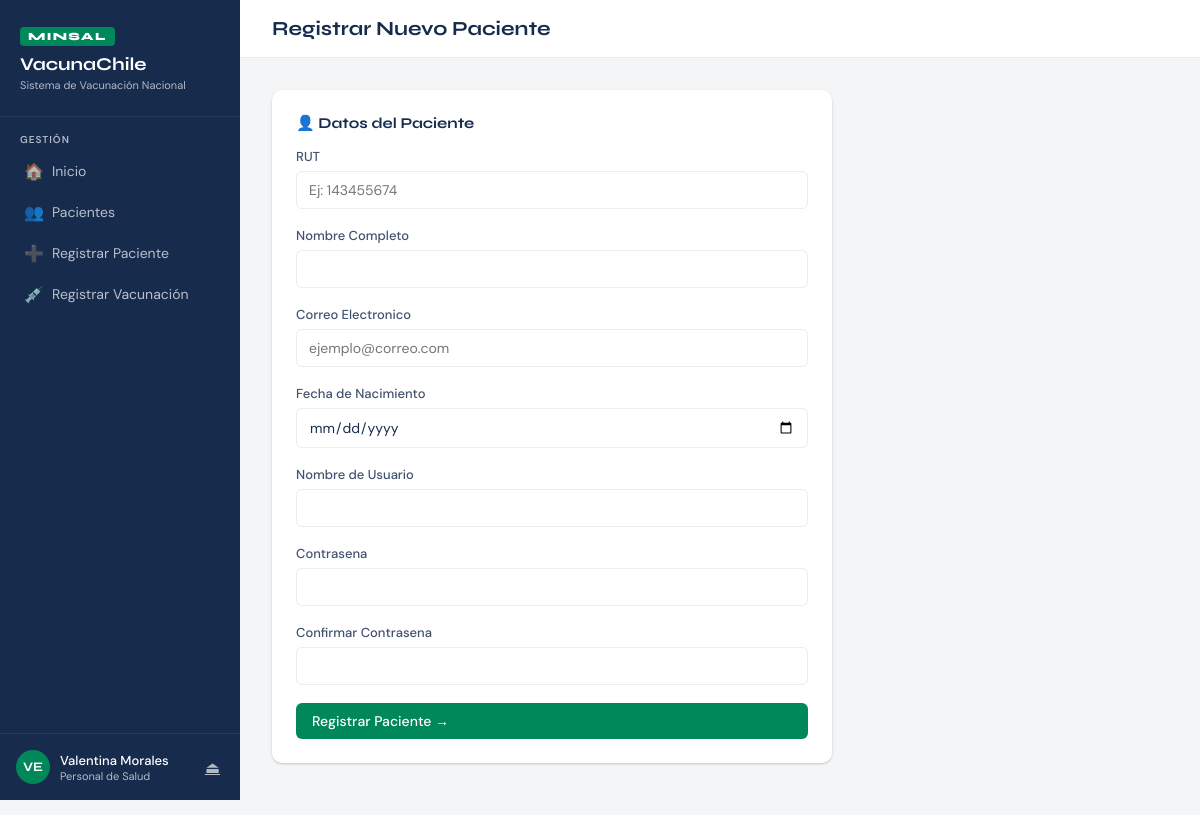
The app's page /pacientes/registrar/ (signed in) with its own data.
### vacunacion/models.py (models this page shows, shortened)
class Usuario(AbstractUser):
    ROLES = [
        ('paciente', 'Paciente'),
        ('personal_salud', 'Personal de Salud'),
        ('personal_minsal', 'Personal MINSAL'),
    ]
    rol = models.CharField(max_length=20, choices=ROLES, default='paciente')
    rut = models.CharField(max_length=12, unique=True, null=True, blank=True)

### vacunacion/views.py (the view, shortened to what this page needs)
# urls.py: path('pacientes/registrar/', views.registrar_paciente, name='registrar_paciente'),
@login_required
@rol_requerido('personal_salud')
@login_required
@rol_requerido('personal_salud')
def registrar_paciente(request):
    form = RegistroPacienteForm(request.POST or None)
    return render(request, 'vacunacion/registrar_paciente.html', {'form': form})

### vacunacion/forms.py (shortened to what this page needs)
class RegistroPacienteForm(forms.Form):
    rut = forms.CharField(
        max_length=12,
        label="RUT",
        help_text="Ingresa solo numeros y digito verificador. Ej: 143455674",
        widget=forms.TextInput(attrs={
            'placeholder': 'Ej: 143455674',
            'maxlength': '10',
        })
    )
    nombre = forms.CharField(max_length=100, label="Nombre Completo")
    correo = forms.EmailField(
        label="Correo Electronico",
        widget=forms.EmailInput(attrs={'placeholder': 'ejemplo@correo.com'})
    )
    fecha_nacimiento = forms.DateField(
        label="Fecha de Nacimiento",
        widget=forms.DateInput(attrs={'type': 'date'})
    )
    username = forms.CharField(max_length=50, label="Nombre de Usuario")
    password = forms.CharField(label="Contrasena", widget=forms.PasswordInput())
    password_confirmar = forms.CharField(label="Confirmar Contrasena", widget=forms.PasswordInput())

### vacunacion/views.py (called while the page is built)
def rol_requerido(*roles):
    def decorator(view_func):
        @wraps(view_func)
        def _wrapped(request, *args, **kwargs):
            if not request.user.is_authenticated:
                return redirect('login')
            if request.user.rol not in roles and not request.user.is_superuser:
                messages.error(request, "No tienes permiso para acceder a esta seccion.")
                return redirect('dashboard')
            return view_func(request, *args, **kwargs)
        return _wrapped
    return decorator

### vacunacion/templates/vacunacion/registrar_paciente.html (shortened to what this page needs)
{% extends 'vacunacion/base.html' %}
{% block page_title %}Registrar Nuevo Paciente{% endblock %}
{% block content %}
<div class="card" style="max-width:560px;">
    <div class="card-title">👤 Datos del Paciente</div>
    <form method="post">
        {% for field in form %}
        <div class="form-group">
            <label>{{ field.label }}</label>
            {{ field }}
        </div>
        {% endfor %}
        <button type="submit" class="btn btn-primary" style="width:100%">Registrar Paciente →</button>
    </form>
</div>
{% endblock %}

### vacunacion/templates/vacunacion/base.html (shortened to what this page needs)
<!DOCTYPE html>
<html lang="es">
<head>
</head>
<body>
{% if user.is_authenticated %}
<aside class="sidebar">
    <div class="sidebar-logo">
        <span class="logo-badge">MINSAL</span>
        <h1>VacunaChile</h1>
        <p>Sistema de Vacunación Nacional</p>
    </div>
    <nav class="sidebar-nav">
        {% if user.rol == 'paciente' %}
        <div class="nav-section">
            <div class="nav-label">Mi Cuenta</div>
            <a href="{% url 'dashboard' %}" class="nav-link">
                <span class="icon">🏠</span> Inicio
            </a>
            <a href="{% url 'mis_citas' %}" class="nav-link">
                <span class="icon">📅</span> Mis Citas
            </a>
            <a href="{% url 'agendar_cita' %}" class="nav-link">
                <span class="icon">➕</span> Agendar Cita
            </a>
            <a href="{% url 'mi_historial' %}" class="nav-link">
                <span class="icon">📋</span> Mi Historial
            </a>
        </div>
        {% elif user.rol == 'personal_salud' %}
        <div class="nav-section">
            <div class="nav-label">Gestión</div>
            <a href="{% url 'dashboard' %}" class="nav-link">
                <span class="icon">🏠</span> Inicio
            </a>
            <a href="{% url 'lista_pacientes' %}" class="nav-link">
                <span class="icon">👥</span> Pacientes
            </a>
            <a href="{% url 'registrar_paciente' %}" class="nav-link">
                <span class="icon">➕</span> Registrar Paciente
            </a>
            <a href="{% url 'registrar_vacunacion' %}" class="nav-link">
                <span class="icon">💉</span> Registrar Vacunación
            </a>
        </div>
        {% endif %}
    </nav>
    <div class="sidebar-footer">
        <div class="user-card">
            <div class="user-avatar">{{ user.get_full_name|first|upper }}{{ user.username|first|upper }}</div>
            <div class="user-info">
                <div class="user-name">{{ user.get_full_name|default:user.username }}</div>
                <div class="user-role">{{ user.get_rol_display }}</div>
            </div>
            <a href="{% url 'logout' %}" class="btn-logout" title="Cerrar sesión">⏏</a>
        </div>
    </div>
</aside>
{% endif %}
<main class="main">
    {% if user.is_authenticated %}
    <div class="topbar">
        <h2 class="page-title">{% block page_title %}Dashboard{% endblock %}</h2>
    </div>
    {% endif %}
    <div class="content">
        {% block content %}{% endblock %}
    </div>
</main>
</body>
</html>

### vacunacion/templates/vacunacion/base.html (style rules this page uses)
:root { --verde: #00875A; --verde-oscuro: #005C3D; --verde-claro: #E3F5EE; --azul: #0052CC; --rojo: #DE350B; --gris-100: #F4F5F7; --gris-200: #EBECF0; --gris-400: #B3BAC5; --gris-700: #42526E; --gris-900: #172B4D; --blanco: #FFFFFF; --sombra: 0 1px 3px rgba(0,0,0,0.12), 0 1px 2px rgba(0,0,0,0.08); --sombra-md: 0 4px 12px rgba(0,0,0,0.10), 0 2px 4px rgba(0,0,0,0.06); }
*, *::before, *::after { box-sizing: border-box; margin: 0; padding: 0; }
body { font-family: 'DM Sans', sans-serif; background: var(--gris-100); color: var(--gris-900); min-height: 100vh; display: flex; }
.sidebar { width: 240px; background: var(--gris-900); min-height: 100vh; position: fixed; top: 0; left: 0; display: flex; flex-direction: column; z-index: 100; }
.sidebar-logo { padding: 24px 20px; border-bottom: 1px solid rgba(255,255,255,0.08); }
.logo-badge { display: inline-block; background: var(--verde); color: white; font-family: 'Syne', sans-serif; font-weight: 800; font-size: 11px; letter-spacing: 0.12em; padding: 3px 8px; border-radius: 4px; margin-bottom: 8px; }
.sidebar-logo h1 { font-family: 'Syne', sans-serif; font-size: 18px; font-weight: 700; color: white; line-height: 1.2; }
.sidebar-logo p { font-size: 11px; color: var(--gris-400); margin-top: 2px; }
.sidebar-nav { padding: 16px 12px; flex: 1; }
.nav-section { margin-bottom: 24px; }
.nav-label { font-size: 10px; font-weight: 600; letter-spacing: 0.1em; color: var(--gris-400); text-transform: uppercase; padding: 0 8px; margin-bottom: 6px; }
.nav-link { display: flex; align-items: center; gap: 10px; padding: 9px 12px; border-radius: 6px; color: rgba(255,255,255,0.7); text-decoration: none; font-size: 14px; font-weight: 400; transition: all 0.15s; margin-bottom: 2px; }
.nav-link .icon { width: 18px; text-align: center; font-size: 16px; }
.sidebar-footer { padding: 16px; border-top: 1px solid rgba(255,255,255,0.08); }
.user-card { display: flex; align-items: center; gap: 10px; }
.user-avatar { width: 34px; height: 34px; border-radius: 50%; background: var(--verde); display: flex; align-items: center; justify-content: center; font-family: 'Syne', sans-serif; font-weight: 700; font-size: 13px; color: white; flex-shrink: 0; }
.user-info { flex: 1; min-width: 0; }
.user-name { font-size: 13px; font-weight: 500; color: white; white-space: nowrap; overflow: hidden; text-overflow: ellipsis; }
.user-role { font-size: 11px; color: var(--gris-400); }
.btn-logout { background: none; border: none; color: var(--gris-400); cursor: pointer; font-size: 16px; padding: 4px; border-radius: 4px; transition: color 0.15s; }
.main { margin-left: 240px; flex: 1; min-height: 100vh; display: flex; flex-direction: column; }
.topbar { background: white; padding: 16px 32px; border-bottom: 1px solid var(--gris-200); display: flex; align-items: center; justify-content: space-between; }
.page-title { font-family: 'Syne', sans-serif; font-size: 20px; font-weight: 700; color: var(--gris-900); }
.content { padding: 32px; flex: 1; }
.card { background: white; border-radius: 10px; box-shadow: var(--sombra); padding: 24px; margin-bottom: 20px; }
.card-title { font-family: 'Syne', sans-serif; font-size: 15px; font-weight: 700; color: var(--gris-900); margin-bottom: 16px; display: flex; align-items: center; gap: 8px; }
.btn { display: inline-flex; align-items: center; gap: 6px; padding: 9px 16px; border-radius: 6px; font-family: 'DM Sans', sans-serif; font-size: 14px; font-weight: 500; cursor: pointer; border: none; text-decoration: none; transition: all 0.15s; }
.btn-primary { background: var(--verde); color: white; }
.form-group { margin-bottom: 18px; }
.form-group label { display: block; font-size: 13px; font-weight: 500; color: var(--gris-700); margin-bottom: 6px; }
.form-group input, .form-group select, .form-group textarea { width: 100%; padding: 9px 12px; border: 1.5px solid var(--gris-200); border-radius: 6px; font-family: 'DM Sans', sans-serif; font-size: 14px; color: var(--gris-900); background: white; transition: border-color 0.15s; }

### records on screen
Usuario: get_full_name|first "V", username|first "E", get_full_name "Valentina Morales", rol "Personal de Salud"

### other values on screen
{{ field.label }} "RUT" "Nombre Completo" "Correo Electronico" "Fecha de Nacimiento" "Nombre de Usuario" "Contrasena" "Confirmar Contrasena"
